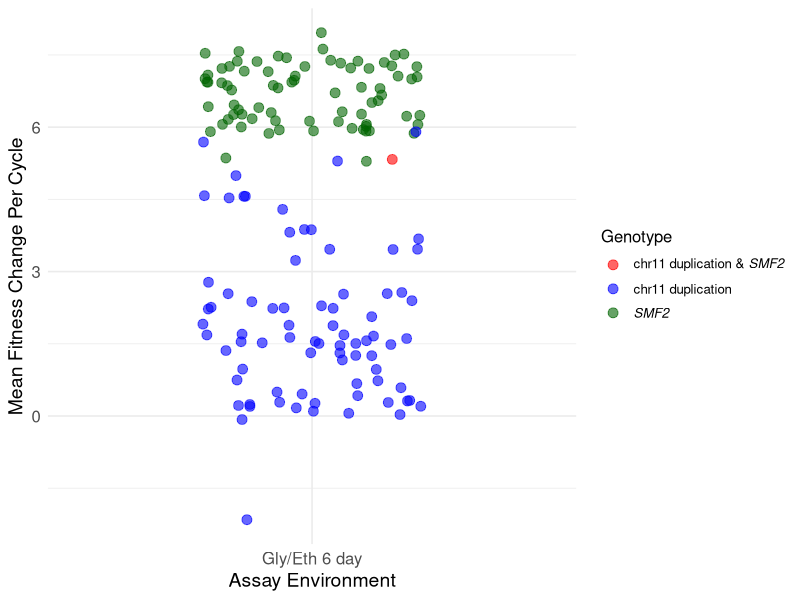

The R source for this figure:
###Figure S5
###plotting SMF2 and chr11 duplications in the 6-day condition
#-----------------------------------------------------------------------
# FINAL SCRIPT: PLOTTING "Gly/Eth 6 day" WITH LEGEND ON THE RIGHT
#-----------------------------------------------------------------------
# Load the necessary libraries
library(dplyr)
library(stringr)
library(tidyr)
library(ggplot2)
# --- Step 1: Create a Grouping Column Based on Your Criteria (Unchanged) ---
original_df <- read.csv("../R_data/adaptive_lineages.csv")
df_with_groups <- original_df %>%
    dplyr::mutate(dplyr::across(starts_with("gene.annotation_"), as.character)) %>%
    dplyr::mutate(
      has_chr11_dup = (chr11_duplication == "yes"),
      has_smf2 = dplyr::if_any(starts_with("gene.annotation_"), ~str_detect(., regex("SMF2", ignore_case = TRUE)), .na = FALSE)
    ) %>%
    dplyr::mutate(
      plot_group = case_when(
        has_chr11_dup & has_smf2   ~ "chr11_and_SMF2",
        has_chr11_dup              ~ "chr11_dup",
        has_smf2                   ~ "SMF2_only",
        TRUE                       ~ "Other"
      )
    )
# --- Step 2: Filter for ONLY the Clones of Interest (Unchanged) ---
filtered_clones <- df_with_groups %>%
  filter(plot_group %in% c("chr11_and_SMF2", "chr11_dup", "SMF2_only"))
# --- Step 3: Reshape the Data and Apply All Filters (Unchanged) ---
plot_data_unfactored <- filtered_clones %>%
    dplyr::select(plot_group, matches("_mean_.*(Fitness|Error)_.*_from_ancestor")) %>%
    pivot_longer(
        cols = -plot_group,
        names_to = c("treatment_group", ".value"),
        names_pattern = "(.*_mean)_(Fitness|Error).*"
    ) %>%
    rename(fitness = Fitness, error = Error) %>%
    filter(error < 5) %>%
    mutate(
        treatment_label = treatment_group %>%
            str_remove("_mean$") %>%
            str_replace_all(c("M05" = "Gly/Eth", "M3" = "Glucose")) %>%
            str_replace_all("_", " ")
    ) %>%
    filter(!is.na(fitness)) %>%
    filter(treatment_label == "Gly/Eth 6 day")
# --- Step 4: Prepare Data for Plotting (Unchanged) ---
group_order <- c("chr11_and_SMF2", "chr11_dup", "SMF2_only")
plot_data <- plot_data_unfactored %>%
  mutate(
    plot_group = factor(plot_group, levels = group_order)
  )
# --- Step 5: Create the Jitter Plot ---
p <- ggplot(
  data = plot_data, 
  aes(x = treatment_label, y = fitness, color = plot_group)
) +
  
  geom_jitter(
    width = 0.25,
    height = 0,
    alpha = 0.6,
    size = 3
  ) +
  
  scale_color_manual(
    name = "Genotype",
    values = c(
      "chr11_and_SMF2" = "red", 
      "chr11_dup"      = "blue", 
      "SMF2_only"      = "darkgreen"
    ),
    labels = c(
      expression(paste("chr11 duplication & ", italic("SMF2"))),
      "chr11 duplication",
      expression(italic("SMF2"))
    )
  ) +
  labs(
    x = "Assay Environment",
    y = "Mean Fitness Change Per Cycle"
  ) +
  
  theme_minimal(base_size = 12) +
  theme(
    axis.title = element_text(size = 14),
    axis.text.y = element_text(size = 12),
    axis.text.x = element_text(size = 12),
    
    # *** CHANGED: Legend position is now "right" ***
    legend.position = "right"
  )
ggsave("figures/fig_S5.pdf", p, width = 6, height = 6)
